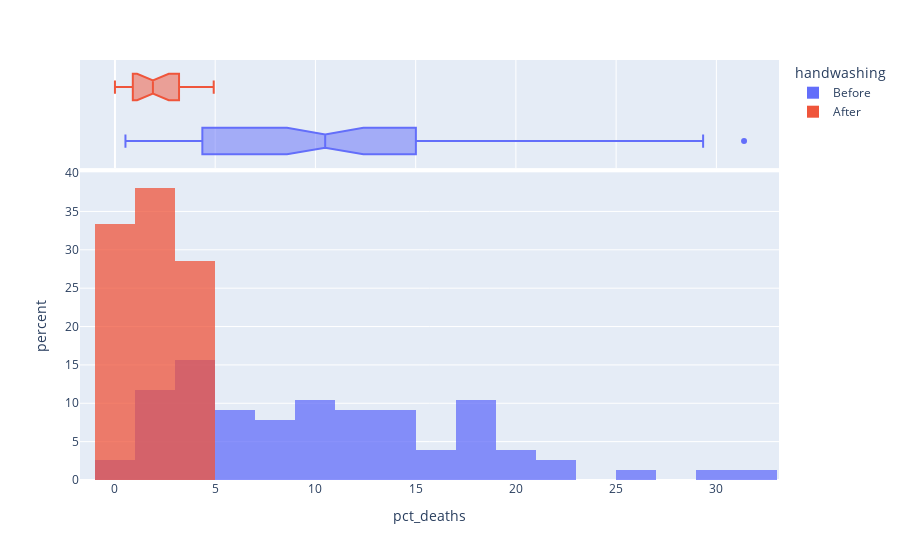

Notebook code cell kept with this figure:
### Markdown cell above
### Use Histograms to Visualise the Monthly Distribution of Outcomes

**Challenge**: Create a [plotly histogram](https://plotly.com/python/histograms/) to show the monthly percentage of deaths. 

* Use docs to check out the available parameters. Use the [`color` parameter](https://plotly.github.io/plotly.py-docs/generated/plotly.express.histogram.html) to display two overlapping histograms.
* The time period of handwashing is shorter than not handwashing. Change `histnorm` to `percent` to make the time periods comparable. 
* Make the histograms slighlty transparent
* Experiment with the number of bins on the histogram. Which number work well in communicating the range of outcomes?
* Just for fun, display your box plot on the top of the histogram using the `marginal` parameter.

### Code cell
fig = px.histogram(df_monthly,  
                   x="pct_deaths", 
                   color="handwashing",
                   histnorm='percent', 
                   barmode='overlay',
                   opacity=0.75, 
                   nbins=30, 
                   marginal='box')
fig.show()

### Figure 1 — Plotly figure (JSON) as saved in the notebook; plotly's stock layout.template omitted (floating-point values rounded to 4 significant figures)
{"data": [{"alignmentgroup": "True", "bingroup": "x", "histnorm": "percent", "hovertemplate": "handwashing=Before<br>pct_deaths=%{x}<br>percent=%{y}<extra></extra>", "legendgroup": "Before", "marker": {"color": "#636efa", "opacity": 0.75, "pattern": {"shape": ""}}, "name": "Before", "nbinsx": 30, "offsetgroup": "Before", "orientation": "v", "showlegend": true, "type": "histogram", "x": [14.57, 7.531, 4.332, 1.569, 0.7843, 5, 8.421, 1.351, 1.878, 11.02, 22.55, 20.85, 12.22, 10.23, 10.74, 3.226, 6.593, 20.78, 25.46, 18.39, 29.34, 22.97, 31.38, 19.12, 15.97, 12.41, 11.93, 6.098, 4.082, 0.5236, 1.554, 2.262, 17.6, 7.143, 8.051, 15.16, 11.28, 17.03, 17.31, 5.833, 2.679, 4.369, 6.32, 1.224, 3.226, 11.02, 10.55, 7.591, 4.745, 4.452, 4.231, 4.392, 7.143, 6.122, 3.586, 10.55, 14.84, 10.94, 10.49, 13.39, 18.09, 15.43, 18.97, 13.44, 10.15, 13.1, 18.06, 14.39, 14.96, 10.77, 5.369, 3.215, 1.923, 3.607, 18.27, 12.24, 2.239], "xaxis": "x", "yaxis": "y"}, {"alignmentgroup": "True", "hovertemplate": "handwashing=Before<br>pct_deaths=%{x}<extra></extra>", "legendgroup": "Before", "marker": {"color": "#636efa"}, "name": "Before", "notched": true, "offsetgroup": "Before", "showlegend": false, "type": "box", "x": [14.57, 7.531, 4.332, 1.569, 0.7843, 5, 8.421, 1.351, 1.878, 11.02, 22.55, 20.85, 12.22, 10.23, 10.74, 3.226, 6.593, 20.78, 25.46, 18.39, 29.34, 22.97, 31.38, 19.12, 15.97, 12.41, 11.93, 6.098, 4.082, 0.5236, 1.554, 2.262, 17.6, 7.143, 8.051, 15.16, 11.28, 17.03, 17.31, 5.833, 2.679, 4.369, 6.32, 1.224, 3.226, 11.02, 10.55, 7.591, 4.745, 4.452, 4.231, 4.392, 7.143, 6.122, 3.586, 10.55, 14.84, 10.94, 10.49, 13.39, 18.09, 15.43, 18.97, 13.44, 10.15, 13.1, 18.06, 14.39, 14.96, 10.77, 5.369, 3.215, 1.923, 3.607, 18.27, 12.24, 2.239], "xaxis": "x2", "yaxis": "y2"}, {"alignmentgroup": "True", "bingroup": "x", "histnorm": "percent", "hovertemplate": "handwashing=After<br>pct_deaths=%{x}<br>percent=%{y}<extra></extra>", "legendgroup": "After", "marker": {"color": "#EF553B", "opacity": 0.75, "pattern": {"shape": ""}}, "name": "After", "nbinsx": 30, "offsetgroup": "After", "orientation": "v", "showlegend": true, "type": "histogram", "x": [1.2, 1.894, 4.58, 3.957, 4.472, 2.93, 3.534, 0.6873, 0, 0.6557, 0.9585, 1.136, 0.3717, 0, 0.9615, 2.341, 2.903, 1.34, 2.233, 3.085, 4.926], "xaxis": "x", "yaxis": "y"}, {"alignmentgroup": "True", "hovertemplate": "handwashing=After<br>pct_deaths=%{x}<extra></extra>", "legendgroup": "After", "marker": {"color": "#EF553B"}, "name": "After", "notched": true, "offsetgroup": "After", "showlegend": false, "type": "box", "x": [1.2, 1.894, 4.58, 3.957, 4.472, 2.93, 3.534, 0.6873, 0, 0.6557, 0.9585, 1.136, 0.3717, 0, 0.9615, 2.341, 2.903, 1.34, 2.233, 3.085, 4.926], "xaxis": "x2", "yaxis": "y2"}], "layout": {"barmode": "overlay", "legend": {"title": {"text": "handwashing"}, "tracegroupgap": 0}, "margin": {"t": 60}, "xaxis": {"anchor": "y", "domain": [0, 1], "title": {"text": "pct_deaths"}}, "xaxis2": {"anchor": "y2", "domain": [0, 1], "matches": "x", "showgrid": true, "showticklabels": false}, "yaxis": {"anchor": "x", "domain": [0, 0.7326], "title": {"text": "percent"}}, "yaxis2": {"anchor": "x2", "domain": [0.7426, 1], "matches": "y2", "showgrid": false, "showline": false, "showticklabels": false, "ticks": ""}}}
